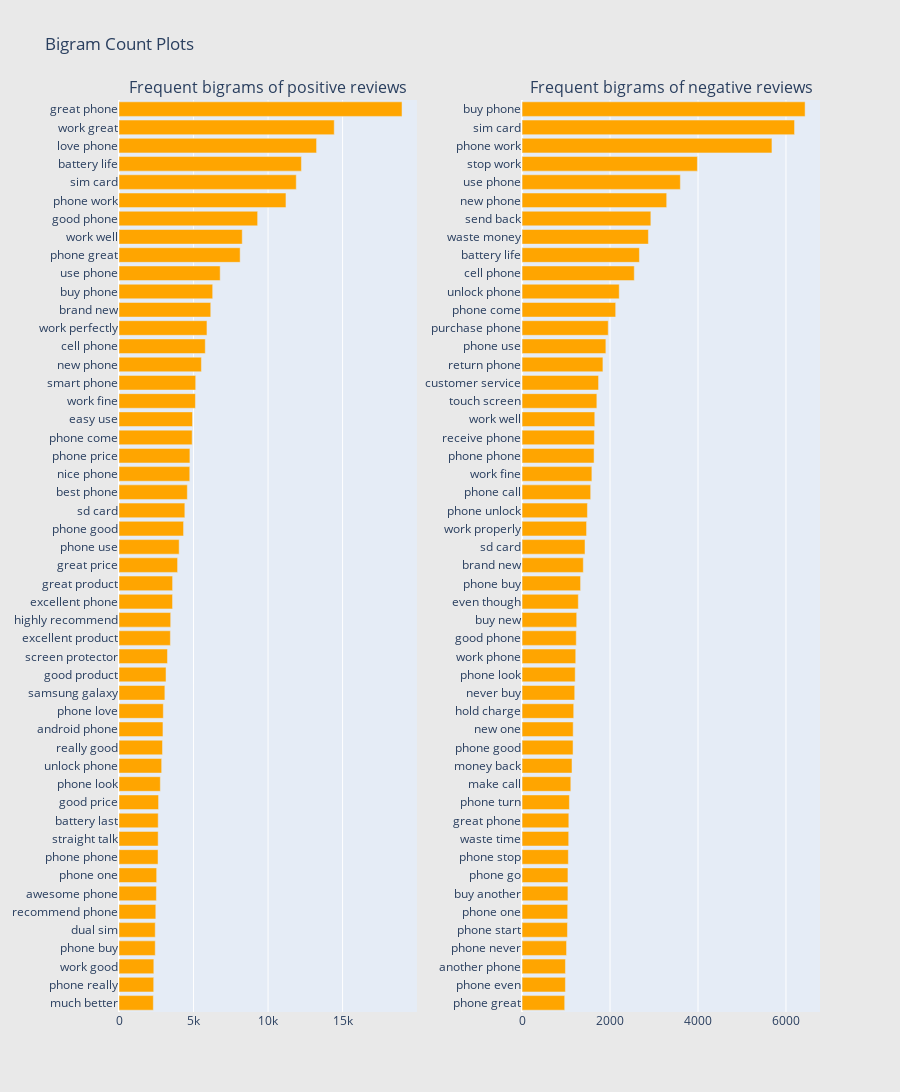

Notebook code cell kept with this figure:
### Markdown cell above
#### 2-grams

### Code cell
freq_dict = defaultdict(int)
for sent in positive_dataset["CleanReviews"]:
    for word in generate_ngrams(sent,2):
        freq_dict[word] += 1
fd_sorted = pd.DataFrame(sorted(freq_dict.items(), key=lambda x: x[1])[::-1])
fd_sorted.columns = ["word", "wordcount"]
trace0 = horizontal_bar_chart(fd_sorted.head(50), 'orange')


freq_dict = defaultdict(int)
for sent in negative_dataset["CleanReviews"]:
    for word in generate_ngrams(sent,2):
        freq_dict[word] += 1
fd_sorted = pd.DataFrame(sorted(freq_dict.items(), key=lambda x: x[1])[::-1])
fd_sorted.columns = ["word", "wordcount"]
trace1 = horizontal_bar_chart(fd_sorted.head(50), 'orange')

# Creating two subplots
fig = subplots.make_subplots(rows=1, cols=2, vertical_spacing=0.04,horizontal_spacing=0.15,
                          subplot_titles=["Frequent bigrams of positive reviews", 
                                          "Frequent bigrams of negative reviews"])
fig.append_trace(trace0, 1, 1)
fig.append_trace(trace1, 1, 2)
fig['layout'].update(height=1200, width=900, paper_bgcolor='rgb(233,233,233)', title="Bigram Count Plots")
py.iplot(fig, filename='word-plots')

### Figure 1 — Plotly figure (JSON) as saved in the notebook; plotly's stock layout.template omitted (floating-point values rounded to 4 significant figures)
{"data": [{"marker": {"color": "orange"}, "orientation": "h", "showlegend": false, "type": "bar", "x": [2303, 2328, 2336, 2431, 2431, 2469, 2509, 2527, 2619, 2627, 2630, 2655, 2773, 2863, 2918, 2949, 2973, 3077, 3155, 3252, 3448, 3468, 3592, 3595, 3930, 4037, 4331, 4417, 4584, 4748, 4757, 4908, 4931, 5128, 5146, 5528, 5788, 5901, 6156, 6285, 6788, 8128, 8268, 9301, 11201, 11892, 12239, 13255, 14440, 18988], "xaxis": "x", "y": ["much better", "phone really", "work good", "phone buy", "dual sim", "recommend phone", "awesome phone", "phone one", "phone phone", "straight talk", "battery last", "good price", "phone look", "unlock phone", "really good", "android phone", "phone love", "samsung galaxy", "good product", "screen protector", "excellent product", "highly recommend", "excellent phone", "great product", "great price", "phone use", "phone good", "sd card", "best phone", "nice phone", "phone price", "phone come", "easy use", "work fine", "smart phone", "new phone", "cell phone", "work perfectly", "brand new", "buy phone", "use phone", "phone great", "work well", "good phone", "phone work", "sim card", "battery life", "love phone", "work great", "great phone"], "yaxis": "y"}, {"marker": {"color": "orange"}, "orientation": "h", "showlegend": false, "type": "bar", "x": [969, 985, 986, 1011, 1032, 1037, 1042, 1043, 1052, 1060, 1063, 1076, 1108, 1135, 1159, 1162, 1174, 1197, 1208, 1220, 1232, 1242, 1279, 1330, 1392, 1431, 1466, 1486, 1560, 1587, 1637, 1644, 1653, 1700, 1739, 1838, 1905, 1959, 2128, 2209, 2551, 2668, 2872, 2928, 3288, 3599, 3986, 5681, 6195, 6435], "xaxis": "x2", "y": ["phone great", "phone even", "another phone", "phone never", "phone start", "phone one", "buy another", "phone go", "phone stop", "waste time", "great phone", "phone turn", "make call", "money back", "phone good", "new one", "hold charge", "never buy", "phone look", "work phone", "good phone", "buy new", "even though", "phone buy", "brand new", "sd card", "work properly", "phone unlock", "phone call", "work fine", "phone phone", "receive phone", "work well", "touch screen", "customer service", "return phone", "phone use", "purchase phone", "phone come", "unlock phone", "cell phone", "battery life", "waste money", "send back", "new phone", "use phone", "stop work", "phone work", "sim card", "buy phone"], "yaxis": "y2"}], "layout": {"annotations": [{"font": {"size": 16}, "showarrow": false, "text": "Frequent bigrams of positive reviews", "x": 0.2125, "xanchor": "center", "xref": "paper", "y": 1, "yanchor": "bottom", "yref": "paper"}, {"font": {"size": 16}, "showarrow": false, "text": "Frequent bigrams of negative reviews", "x": 0.7875, "xanchor": "center", "xref": "paper", "y": 1, "yanchor": "bottom", "yref": "paper"}], "height": 1200, "paper_bgcolor": "rgb(233,233,233)", "title": {"text": "Bigram Count Plots"}, "width": 900, "xaxis": {"anchor": "y", "domain": [0, 0.425]}, "xaxis2": {"anchor": "y2", "domain": [0.575, 1]}, "yaxis": {"anchor": "x", "domain": [0, 1]}, "yaxis2": {"anchor": "x2", "domain": [0, 1]}}}
